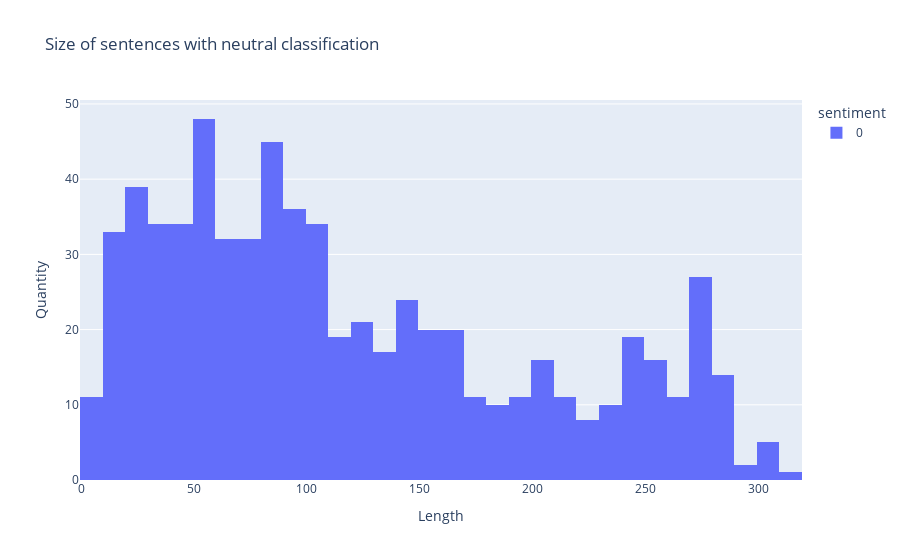

This figure's notebook cell:
### Markdown cell above
- The histogram above shows the length of sentences classified as negative.

### Code cell
fig = px.histogram(neutral, x="length", color="sentiment", title="Size of sentences with neutral classification", nbins=50)
fig.update_yaxes(title_text='Quantity')
fig.update_xaxes(title_text='Length')
fig.show()

### Figure 1 — Plotly figure (JSON) as saved in the notebook; plotly's stock layout.template omitted (floating-point values rounded to 4 significant figures; data arrays with more than 128 entries replaced by an {"elided": "..."} marker saying what was removed)
{"data": [{"alignmentgroup": "True", "bingroup": "x", "hovertemplate": "sentiment=0<br>length=%{x}<br>count=%{y}<extra></extra>", "legendgroup": "0", "marker": {"color": "#636efa", "pattern": {"shape": ""}}, "name": "0", "nbinsx": 50, "offsetgroup": "0", "orientation": "v", "showlegend": true, "type": "histogram", "x": {"elided": "671 int values"}, "xaxis": "x", "yaxis": "y"}], "layout": {"barmode": "relative", "legend": {"title": {"text": "sentiment"}, "tracegroupgap": 0}, "title": {"text": "Size of sentences with neutral classification"}, "xaxis": {"anchor": "y", "domain": [0, 1], "title": {"text": "Length"}}, "yaxis": {"anchor": "x", "domain": [0, 1], "title": {"text": "Quantity"}}}}
